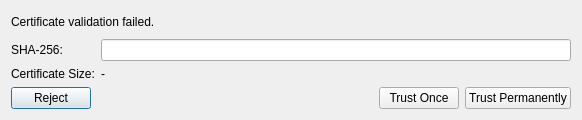
<?xml version="1.0" encoding="UTF-8"?>
<ui version="4.0">
 <class>CertificateTrustDialog</class>
 <widget class="QDialog" name="CertificateTrustDialog">
  <property name="geometry">
   <rect>
    <x>0</x>
    <y>0</y>
    <width>578</width>
    <height>120</height>
   </rect>
  </property>
  <property name="windowTitle">
   <string>Untrusted Server Certificate</string>
  </property>
  <layout class="QVBoxLayout" name="verticalLayout">
   <item>
    <widget class="QLabel" name="messageLabel">
     <property name="minimumSize">
      <size>
       <width>560</width>
       <height>0</height>
      </size>
     </property>
     <property name="text">
      <string>Certificate validation failed.</string>
     </property>
     <property name="wordWrap">
      <bool>true</bool>
     </property>
    </widget>
   </item>
   <item>
    <layout class="QFormLayout" name="formLayout">
     <item row="0" column="0">
      <widget class="QLabel" name="fingerprintLabel">
       <property name="text">
        <string>SHA-256:</string>
       </property>
      </widget>
     </item>
     <item row="0" column="1">
      <widget class="QLineEdit" name="fingerprintEdit">
       <property name="readOnly">
        <bool>true</bool>
       </property>
      </widget>
     </item>
     <item row="1" column="0">
      <widget class="QLabel" name="certificateSizeLabel">
       <property name="text">
        <string>Certificate Size:</string>
       </property>
      </widget>
     </item>
     <item row="1" column="1">
      <widget class="QLabel" name="sizeLabel">
       <property name="text">
        <string>-</string>
       </property>
      </widget>
     </item>
    </layout>
   </item>
   <item>
    <layout class="QHBoxLayout" name="buttonLayout">
     <item>
      <widget class="ThemedPushButton" name="rejectButton">
       <property name="text">
        <string>Reject</string>
       </property>
      </widget>
     </item>
     <item>
      <spacer name="horizontalSpacer">
       <property name="orientation">
        <enum>Qt::Horizontal</enum>
       </property>
       <property name="sizeHint" stdset="0">
        <size>
         <width>40</width>
         <height>20</height>
        </size>
       </property>
      </spacer>
     </item>
     <item>
      <widget class="ThemedPushButton" name="trustOnceButton">
       <property name="text">
        <string>Trust Once</string>
       </property>
      </widget>
     </item>
     <item>
      <widget class="ThemedPushButton" name="trustPermanentlyButton">
       <property name="text">
        <string>Trust Permanently</string>
       </property>
      </widget>
     </item>
    </layout>
   </item>
  </layout>
 </widget>
 <customwidgets>
  <customwidget>
   <class>ThemedPushButton</class>
   <extends>QPushButton</extends>
   <header>widgets/themedpushbutton.h</header>
  </customwidget>
 </customwidgets>
 <resources/>
 <connections/>
</ui>
